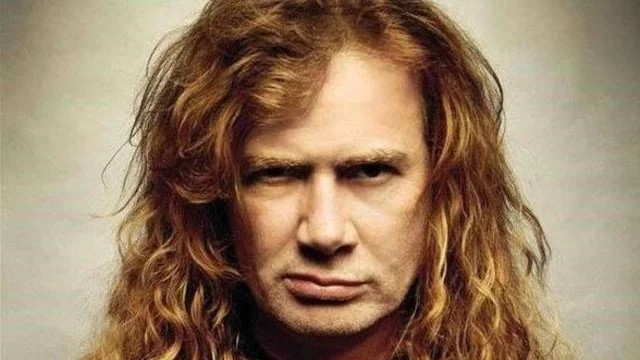
%> input picture data/Dave_Mustaine/1.jpg, 640 x 360 px; its folder holds only this picture in this run
$ octave main.m   (GNU Octave 9; MATLAB toolbox functions it lacks are replaced by stand-ins)
%> lines starting %> are read from the running program, lines starting %| are printed output that depends on the picture
clc; clear; close all;

faceDetector = vision.CascadeObjectDetector();

faces = [];
labels = [];
personList = {};
dataPath = 'data';
people = dir(dataPath);

fprintf('Veriler yükleniyor...\n');
for i = 3:length(people)
    personName = people(i).name;
    personDir = fullfile(dataPath, personName);
    images = dir(fullfile(personDir, '*.jpg')); % sadece .jpg

    personList{end+1} = personName;
    label = length(personList);  % Etiket: 1, 2, 3, ...

    for j = 1:length(images)
        imgPath = fullfile(personDir, images(j).name);
        fprintf('Yükleniyor: %s\n', imgPath);
        img = imread(imgPath);
%> img is the input picture: size 360x640x3 uint8; mean R, G, B 150.3, 124.5, 98.5

        bbox = step(faceDetector, img);
%> bbox = [213 90 227 227]
        if isempty(bbox)
            continue;
        end

        % Birden fazla yüz varsa ilkini al
        box = bbox(1,:);
%> box = [213 90 227 227]
        % Çok küçük yüzleri atla
        if box(3) < 50 || box(4) < 50
            continue;
        end

        face = imcrop(img, box);
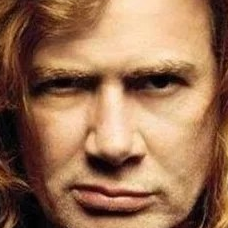
%> face: size 228x228x3 uint8; mean R, G, B 153.3, 112, 82.6
        face = imresize(rgb2gray(face), [100 100]);
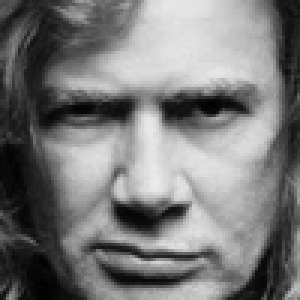
%> face: size 100x100 uint8 (shown 3 times larger); min 1, max 235, mean 121
        faces = [faces; double(face(:)')];
        labels = [labels; label];
    end
end
%> pass 2 of the loop `for i = 3:length(people)`:
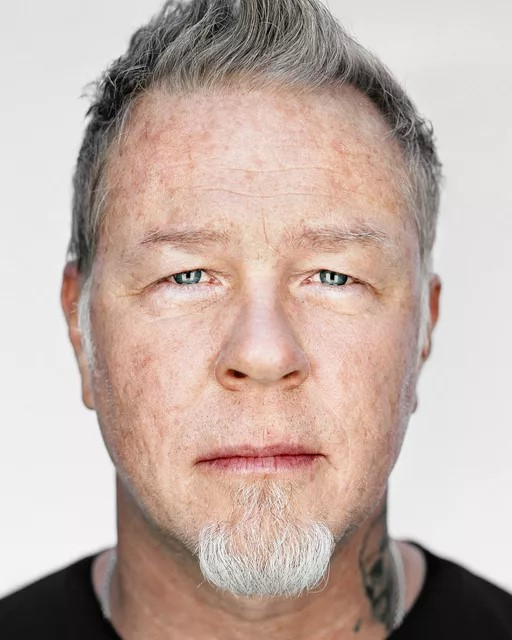
%> input picture data/James_Hetfield/1.jpg, 512 x 640 px
%> img is the input picture: size 640x512x3 uint8; mean R, G, B 193.8, 174.8, 166.3
%> bbox = [61 125 392 392]
%> `face = imcrop(img, box);`:
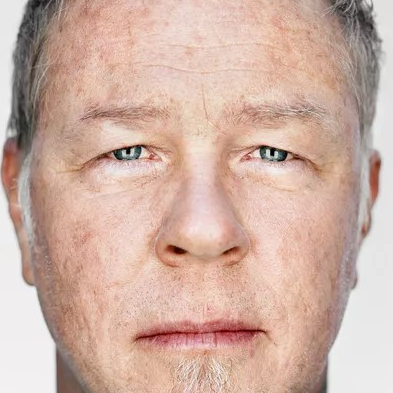
%> face: size 393x393x3 uint8; mean R, G, B 207.2, 176.7, 163.8
%> `face = imresize(rgb2gray(face), [100 100]);`:
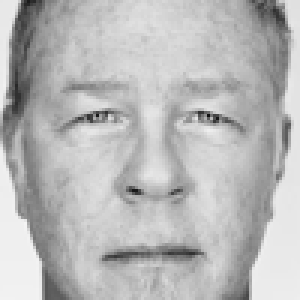
%> face: size 100x100 uint8 (shown 3 times larger); min 16, max 244, mean 184.3

%PCA boyut indirgeme
fprintf('PCA uygulanıyor...\n');
[coeff, score, ~] = pca(faces);
%> score = [-4841.8; 4841.8]
numComponents = min(50, size(score, 2));
%> numComponents = 1
X_train = score(:, 1:numComponents);
%> X_train = [-4841.8; 4841.8]

% SVM
fprintf('Model eğitiliyor...\n');
%> (the run ends here)
